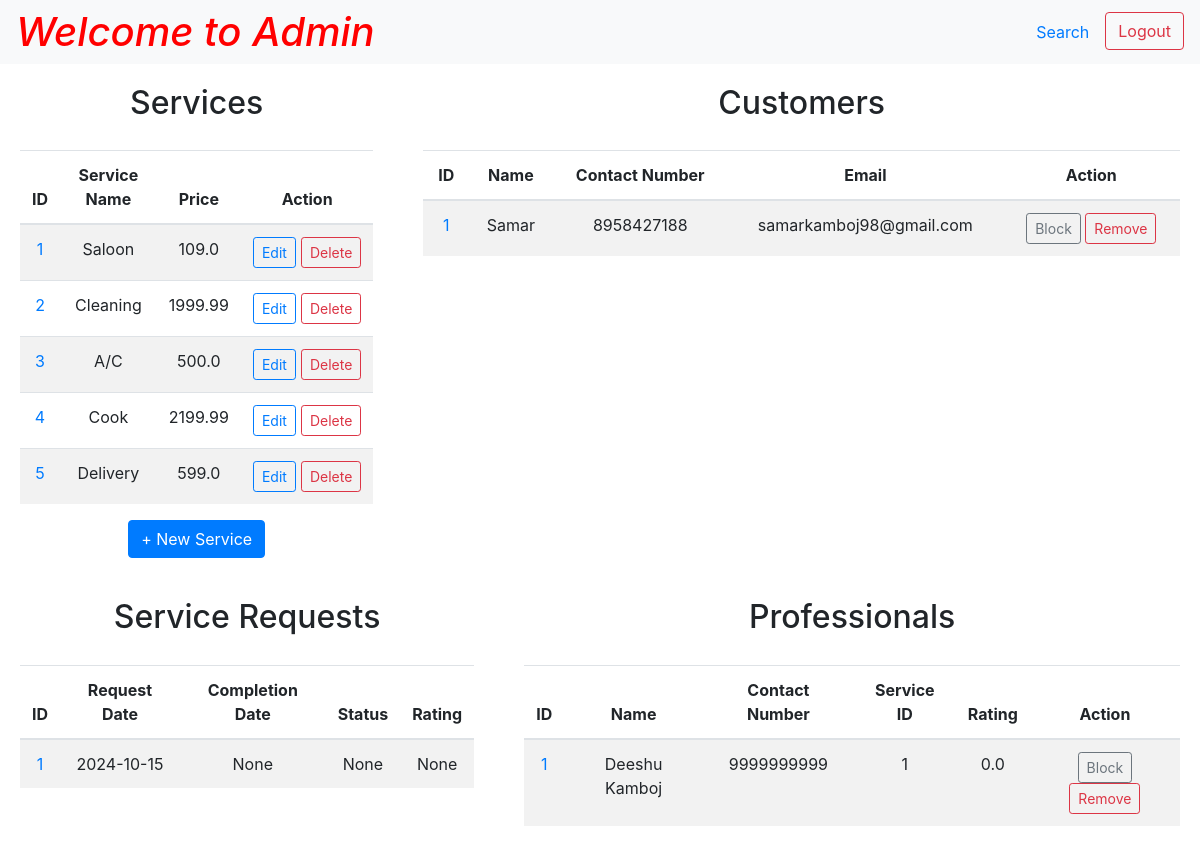
The page /admin (signed in) on the database as committed earlier.
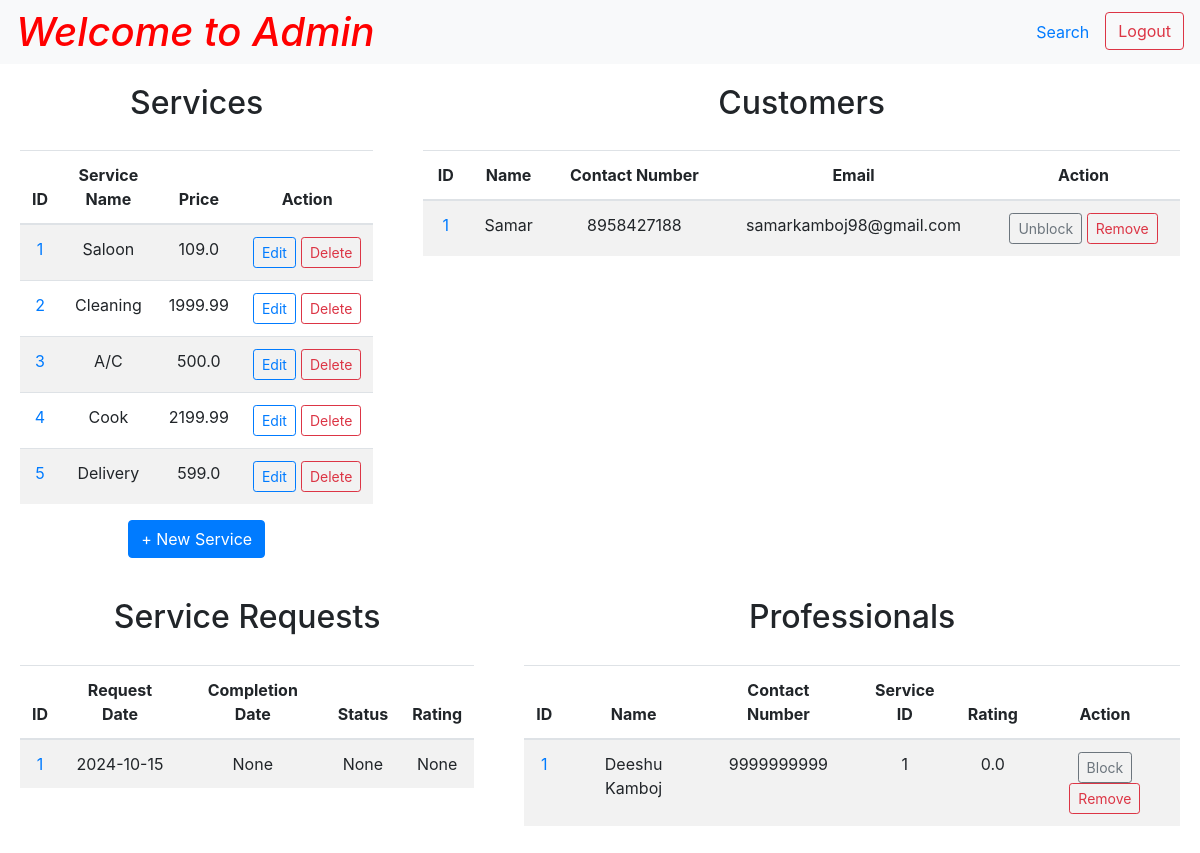
The same page on the database as committed later.
### tables this page shows
CREATE TABLE "services" (
    "id" INTEGER,
    "name" TEXT NOT NULL UNIQUE,
    "description" TEXT NOT NULL,
    "price" REAL NOT NULL,
    PRIMARY KEY("id")
);

CREATE TABLE "customers" (
    "id" INTEGER,
    "fname" TEXT NOT NULL,
    "lname" TEXT,
    "address" TEXT,
    "pincode" INTEGER,
    "contact_number" TEXT NOT NULL UNIQUE,
    "email" TEXT NOT NULL UNIQUE,
    "password" TEXT NOT NULL,
    "status" TEXT CHECK("status" in ('active', 'block')) DEFAULT 'active',
    PRIMARY KEY("id")
);

CREATE TABLE "service_requests" (
    "id" INTEGER,
    "service_id" INTEGER NOT NULL,
    "customer_id" INTEGER NOT NULL,
    "professional_id" INTEGER NOT NULL,
    "date_of_request" DATETIME DEFAULT CURRENT_TIMESTAMP,
    "date_of_completion" DATETIME,
    "status" TEXT CHECK("status" in ('requested', 'accepted', 'closed')),
    "rating" INTEGER,
    "remarks" TEXT,
    PRIMARY KEY("id"),
    FOREIGN KEY("service_id") REFERENCES "services"("id") ON DELETE CASCADE,
    FOREIGN KEY("customer_id") REFERENCES "customers"("id") ON DELETE CASCADE,
    FOREIGN KEY("professional_id") REFERENCES "professionals"("id") ON DELETE CASCADE
);

CREATE TABLE "professionals" (
    "id" INTEGER,
    "fname" TEXT NOT NULL,
    "lname" TEXT,
    "address" TEXT NOT NULL,
    "pincode" INTEGER NOT NULL,
    "contact_number" TEXT NOT NULL UNIQUE,
    "email" TEXT NOT NULL UNIQUE,
    "password" TEXT NOT NULL,
    "service_id" INTEGER NOT NULL,
    "experience" INTEGER,
    "description" TEXT NOT NULL,
    "date_created" DATETIME DEFAULT CURRENT_TIMESTAMP,
    "rating" REAL DEFAULT 0,
    "status" TEXT CHECK("status" in (NULL, 'active', 'block')) DEFAULT NULL,
    PRIMARY KEY("id"),
    FOREIGN KEY("service_id") REFERENCES "services"("id") ON DELETE CASCADE
);

### app.py (the view)
@app.route("/admin", methods=["GET", "POST"])
def admin():
    if request.method == "POST":
        ...
    else:
        if get_admin():
            professionals = helper.fetch_professionals()
            customers = helper.fetch_customers()
            services = helper.fetch_services()
            service_requests = helper.fetch_service_requests()
            return render_template("admin.html", professionals=professionals, customers=customers,
                                   services=services, requests=service_requests)
        else:
            return redirect(url_for("login"))

### app.py (called while the page is built)
def get_admin():
    if "username" in session and "password" in session:
        return helper.fetch_admin(username=session["username"],
                                    password=session["password"])
    else:
        return None

@app.after_request
def add_header(response):
    response.headers['Cache-Control'] = 'no-store, no-cache, must-revalidate, post-check=0, pre-check=0, max-age=0'
    response.headers['Pragma'] = 'no-cache'
    response.headers['Expires'] = '-1'
    return response

### helper.py (called while the page is built)
def get_db():
    connection = sqlite3.connect("database.db")
    connection.execute("PRAGMA foreign_keys = ON")
    connection.row_factory = sqlite3.Row
    return connection

def fetch_admin(username, password):
    with get_db() as connection:
        db = connection.cursor()
        admin = db.execute("SELECT * FROM admins WHERE username = ? AND password = ?",
                (username, password)).fetchone()
        return admin

def fetch_customers():
    with get_db() as connection:
        db = connection.cursor()
        return db.execute("SELECT * FROM customers ORDER BY status").fetchall()

def fetch_professionals():
    with get_db() as connection:
        db = connection.cursor()
        return db.execute("SELECT * FROM professionals ORDER BY status, date_created").fetchall()

def fetch_services():
    with get_db() as connection:
        db = connection.cursor()
        return db.execute("SELECT * FROM services").fetchall()

def fetch_service_requests():
    with get_db() as connection:
        db = connection.cursor()
        return db.execute('''SELECT id, service_id, customer_id, professional_id,
                          DATE(date_of_request) as request_date, TIME(date_of_request) as request_time,
                          DATE(date_of_completion) as completion_date, TIME(date_of_completion) as completion_time,
                          status, rating, remarks FROM service_requests''').fetchall()

### templates/admin.html (shortened to what this page needs)
<!DOCTYPE html>
<html lang="en">
<head>
    <link rel="stylesheet" href="https://cdn.jsdelivr.net/npm/bootstrap@4.0.0/dist/css/bootstrap.min.css"
>
</head>
<body>
    <div class="page-wrapper">
        <nav class="navbar navbar-expand-lg navbar-light bg-light">
            <a href="/admin" style="text-decoration: none; color: red;">
                <h1>Welcome to Admin</h1>
            </a>
            <ul class="nav ml-auto">
                <li class="nav-item">
                    <a class="nav-link" href="/admin/search">Search</a>
                </li>
                <li>
                    <form action="/logout" class="d-inline">
                        <button type="submit" class="btn btn-outline-danger">Logout</button>
                    </form>
                </li>
            </ul>
        </nav>
        <div class="form-row text-center">
            <div class="col-4">
                <div class="form-container container-fluid">
                    <h2>Services</h2>
                    <div class="table-responsive">
                        <table class="table table-striped">
                            <thead>
                                <tr>
                                    <th>ID</th>
                                    <th>Service Name</th>
                                    <th>Price</th>
                                    <th>Action</th>
                                </tr>
                            </thead>
                            <tbody>
                                {% for service in services %}
                                <tr>
                                    <td>
                                        <a href="" data-toggle="modal"
                                            data-target="#serviceInfoModal{{ service['id'] }}">{{
                                            service['id'] }}</a>
                                    </td>
                                    <td>{{ service["name"] }}</td>
                                    <td>{{ service["price"] }}</td>
                                    <td>
                                        <div class="button-group">
                                            <button type="button" class="btn btn-outline-primary btn-sm"
                                                data-toggle="modal"
                                                data-target="#serviceEditModal{{ service['id'] }}">Edit</button>
                                            <form action="{{ url_for('service', subpath='delete', id=service['id']) }}"
                                                method="post"
                                                onsubmit="return confirm('Are you sure you want to delete this service because this will remove all related professionals from database?');">
                                                <button class="btn btn-outline-danger btn-sm"
                                                    type="submit">Delete</button>
                                            </form>
                                        </div>
                                    </td>
                                </tr>
                                {% endfor %}
                            </tbody>
                        </table>
                    </div>
                    <button type="button" class="btn btn-primary" data-toggle="modal" data-target="#serviceModal">
                        + New Service
                    </button>
                </div>
            </div>
            <div class="col-8">
                <div class="form-container container-fluid">
                    <h2>Customers</h2>
                    <div class="table-responsive">
                        <table class="table table-striped">
                            <thead>
                                <tr>
                                    <th>ID</th>
                                    <th>Name</th>
                                    <th>Contact Number</th>
                                    <th>Email</th>
                                    <th>Action</th>
                                </tr>
                            </thead>
                            <tbody>
                                {% for customer in customers %}
                                <tr>
                                    <td>
                                        <a href="" data-toggle="modal"
                                            data-target="#customerModal{{ customer['id'] }}">{{
                                            customer['id'] }}</a>
                                    </td>
                                    <td>{{ customer["fname"] + ' ' + customer["lname"] }}</td>
                                    <td>{{ customer["contact_number"] }}</td>
                                    <td>{{ customer["email"] }}</td>
                                    <td>
                                        {% if customer['status'] == 'active' %}
                                        <form
                                            action="{{ url_for('block_unblock', user='customer', id=customer['id']) }}"
                                            method="post">
                                            <button class="btn btn-outline-secondary btn-sm" type="submit" value="block"
                                                name="action">Block</button>
                                            <button class="btn btn-outline-danger btn-sm" type="submit" value="remove"
                                                name="action">Remove</button>
                                        </form>
                                        {% elif customer['status'] == 'block' %}
                                        <form
                                            action="{{ url_for('block_unblock', user='customer', id=customer['id']) }}"
                                            method="post">
                                            <button class="btn btn-outline-secondary btn-sm" type="submit"
                                                value="unblock" name="action">Unblock</button>
                                            <button class="btn btn-outline-danger btn-sm" type="submit" value="remove"
                                                name="action">Remove</button>
                                        </form>
                                        {% endif %}
                                    </td>
                                </tr>
                                {% endfor %}
                            </tbody>
                        </table>
                    </div>
                </div>
            </div>
        </div>
        <div class="form-row text-center">
            <div class="col-5">
                <div class="form-container container-fluid">
                    <h2>Service Requests</h2>
                    <div class="table-responsive">
                        <table class="table table-striped">
                            <thead>
                                <tr>
                                    <th>ID</th>
                                    <th>Request Date</th>
                                    <th>Completion Date</th>
                                    <th>Status</th>
                                    <th>Rating</th>
                                </tr>
                            </thead>
                            <tbody>
                                {% for request in requests %}
                                <tr>
                                    <td>
                                        <a href="" data-toggle="modal"
                                            data-target="#requestInfoModal{{ request['id'] }}">
                                            {{ request['id'] }}</a>
                                    </td>
                                    <td>{{ request['request_date'] }}</td>
                                    <td>{{ request['completion_date'] }}</td>
                                    <td>{{ request['status'] }}</td>
                                    <td>{{ request['rating'] }}</td>
                                </tr>
                                {% endfor %}
                            </tbody>
                        </table>
                    </div>
                </div>
            </div>
            <div class="col-7">
                <div class="form-container container-fluid">
                    <h2>Professionals</h2>
                    <div class="table-responsive">
                        <table class="table table-striped">
                            <thead>
                                <tr>
                                    <th>ID</th>
                                    <th>Name</th>
                                    <th>Contact Number</th>
                                    <th>Service ID</th>
                                    <th>Rating</th>
                                    <th>Action</th>
                                </tr>
                            </thead>
                            <tbody>
                                {% for professional in professionals %}
                                <tr>
                                    <td>
                                        <a href="" data-toggle="modal"
                                            data-target="#professionalModal{{ professional['id'] }}">{{
                                            professional['id']
                                            }}</a>
                                    </td>
                                    <td>{{ professional["fname"] + ' ' + professional["lname"] }}</td>
                                    <td>{{ professional["contact_number"] }}</td>
                                    <td>{{ professional["service_id"] }}</td>
                                    <td>{{ professional["rating"] }}</td>
                                    <td>
                                        {% if professional['status'] == None %}
                                        <form action="{{ url_for('accept_reject', id=professional['id']) }}"
                                            method="post">
                                            <button class="btn btn-outline-success btn-sm" type="submit" value="accept"
                                                name="action">Accept</button>
                                            <button class="btn btn-outline-danger btn-sm" type="submit" value="reject"
                                                name="action">Reject</button>
                                        </form>
                                        {% elif professional['status'] == 'active' %}
                                        <form
                                            action="{{ url_for('block_unblock', user='professional', id=professional['id']) }}"
                                            method="post">
                                            <button class="btn btn-outline-secondary btn-sm" type="submit" value="block"
                                                name="action">Block</button>
                                            <button class="btn btn-outline-danger btn-sm" type="submit" value="remove"
                                                name="action">Remove</button>
                                        </form>
                                        {% endif %}
                                    </td>
                                </tr>
                                {% endfor %}
                            </tbody>
                        </table>
                    </div>
                </div>
            </div>
        </div>
    </div>
</body>
</html>

### templates/admin.html (style rules this page uses)
html, body { height: 100%; margin: 0; overflow-x: hidden; }
.page-wrapper { display: flex; flex-direction: column; height: 100vh; overflow-x: hidden; }
.form-container { flex-grow: 1; width: 100%; padding: 20px; box-sizing: border-box; overflow-x: auto; }
h1 { font-style: italic; margin: 0; }
table { width: 100%; margin-top: 20px; table-layout: auto; }
.table-responsive { max-width: 100%; overflow-x: auto; }
.button-group { display: flex; gap: 5px; }

Rows that differ between the two databases and show on the page:
changed customers "Samar": status "Block" → "Unblock"
